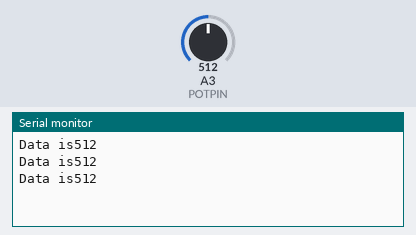
The sketch below on a simulated Arduino Uno, built with avr-gcc and run on an emulated ATmega328P. Parts: the last lines printed to the serial monitor. The test bench sets the inputs (shaded band); at power-on: A3 (POTPIN) = 512.

Above: at 1.3 s.
1.4 s: A3 (POTPIN) set to 716
At 1.9 s:
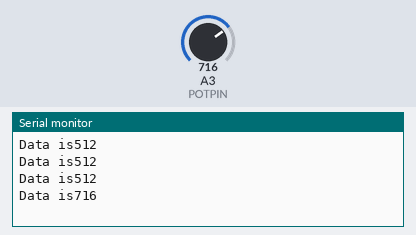
2.9 s: A3 (POTPIN) set to 900
At 3.4 s:
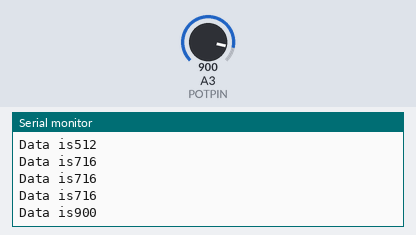
Timing chart, 0 to 5.9 s (numbered marks = the images above; inputs shaded):
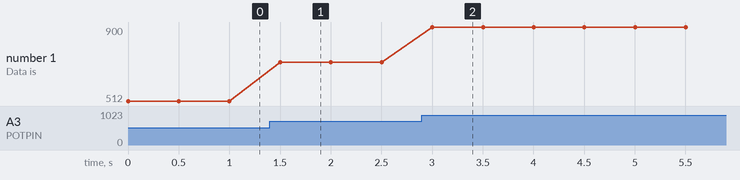

Measured:
- after the input at 1.4 s, the serial monitor: prints a new line after 0.10 s (image 1)
- after the input at 2.9 s, the serial monitor: prints a new line after 0.10 s (image 2)
- plotted number 1: 512 → 716 after the input at 1.4 s, 716 → 900 after the input at 2.9 s

The sketch:

VairableAnalogValCheck.ino
```cpp
#define POTPIN A3
void setup() {
  // put your setup code here, to run once:
  pinMode(POTPIN, INPUT);
  Serial.begin(9600);

}

void loop() {
  // put your main code here, to run repeatedly:
  int val = analogRead(POTPIN);
  Serial.print("Data is");
  Serial.println(val);
  delay(500);
}
```
